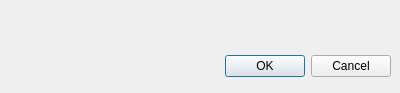
<?xml version="1.0" encoding="UTF-8"?>
<ui version="4.0">
 <class>CsvImporterDialogBase</class>
 <widget class="QDialog" name="CsvImporterDialogBase">
  <property name="geometry">
   <rect>
    <x>0</x>
    <y>0</y>
    <width>400</width>
    <height>93</height>
   </rect>
  </property>
  <property name="windowTitle">
   <string>CSV Importer</string>
  </property>
  <widget class="QDialogButtonBox" name="button_box">
   <property name="geometry">
    <rect>
     <x>50</x>
     <y>50</y>
     <width>341</width>
     <height>32</height>
    </rect>
   </property>
   <property name="orientation">
    <enum>Qt::Horizontal</enum>
   </property>
   <property name="standardButtons">
    <set>QDialogButtonBox::Cancel|QDialogButtonBox::Ok</set>
   </property>
  </widget>
  <widget class="QgsFileWidget" name="mQgsFileWidget">
   <property name="geometry">
    <rect>
     <x>10</x>
     <y>20</y>
     <width>381</width>
     <height>21</height>
    </rect>
   </property>
  </widget>
 </widget>
 <customwidgets>
  <customwidget>
   <class>QgsFileWidget</class>
   <extends>QWidget</extends>
   <header>qgsfilewidget.h</header>
  </customwidget>
 </customwidgets>
 <resources/>
 <connections>
  <connection>
   <sender>button_box</sender>
   <signal>accepted()</signal>
   <receiver>CsvImporterDialogBase</receiver>
   <slot>accept()</slot>
   <hints>
    <hint type="sourcelabel">
     <x>20</x>
     <y>20</y>
    </hint>
    <hint type="destinationlabel">
     <x>20</x>
     <y>20</y>
    </hint>
   </hints>
  </connection>
  <connection>
   <sender>button_box</sender>
   <signal>rejected()</signal>
   <receiver>CsvImporterDialogBase</receiver>
   <slot>reject()</slot>
   <hints>
    <hint type="sourcelabel">
     <x>20</x>
     <y>20</y>
    </hint>
    <hint type="destinationlabel">
     <x>20</x>
     <y>20</y>
    </hint>
   </hints>
  </connection>
 </connections>
</ui>
